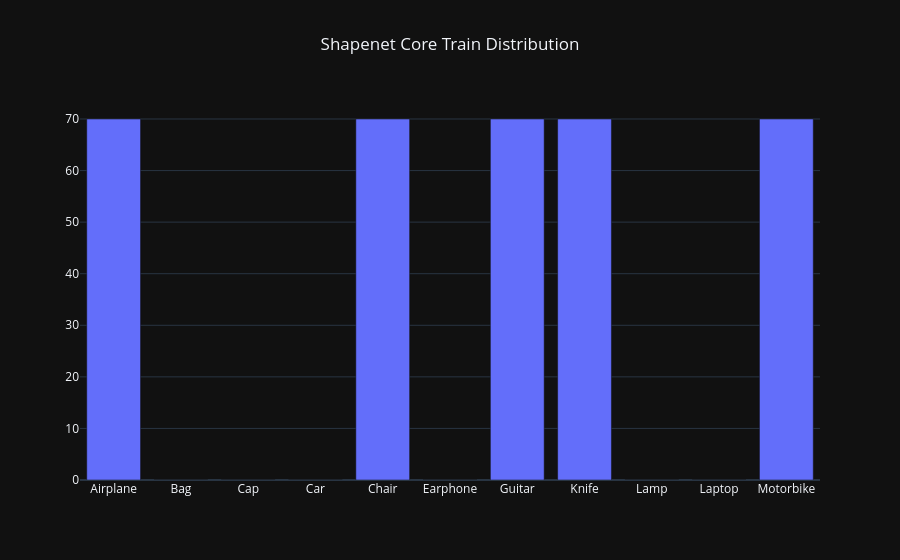

Notebook code cell kept with this figure:
### Markdown cell above
## Shapenet Core Dataset exploration

- Object Classification and part Segmentation Dataset from Point Cloud data
- [Shapenet core](https://shapenet.org/) is a subset of the full ShapeNet dataset 
- It contains single clean 3D models, manually verified category and alignment annotations. 
- 16 classes from 12 categories

### Code cell
train_split_data = json.load(open('./shapenet-core-seg/Shapenetcore_benchmark/train_split.json', 'r'))
train_class_count = np.array([x[0] for x in train_split_data])

# plot classwise count in train set
train_dist_plots = [go.Bar(x=list(class_name_id_map.keys()), y= np.bincount(train_class_count))]
layout = dict(template="plotly_dark", title="Shapenet Core Train Distribution", title_x=0.5)
fig = go.Figure(data=train_dist_plots, layout=layout)   
fig.show()

### Figure 1 — Plotly figure (JSON) as saved in the notebook; plotly's stock layout.template omitted (floating-point values rounded to 4 significant figures)
{"data": [{"type": "bar", "x": ["Airplane", "Bag", "Cap", "Car", "Chair", "Earphone", "Guitar", "Knife", "Lamp", "Laptop", "Motorbike", "Mug", "Pistol", "Rocket", "Skateboard", "Table"], "y": [70, 0, 0, 0, 70, 0, 70, 70, 0, 0, 70]}], "layout": {"title": {"text": "Shapenet Core Train Distribution", "x": 0.5}}}
